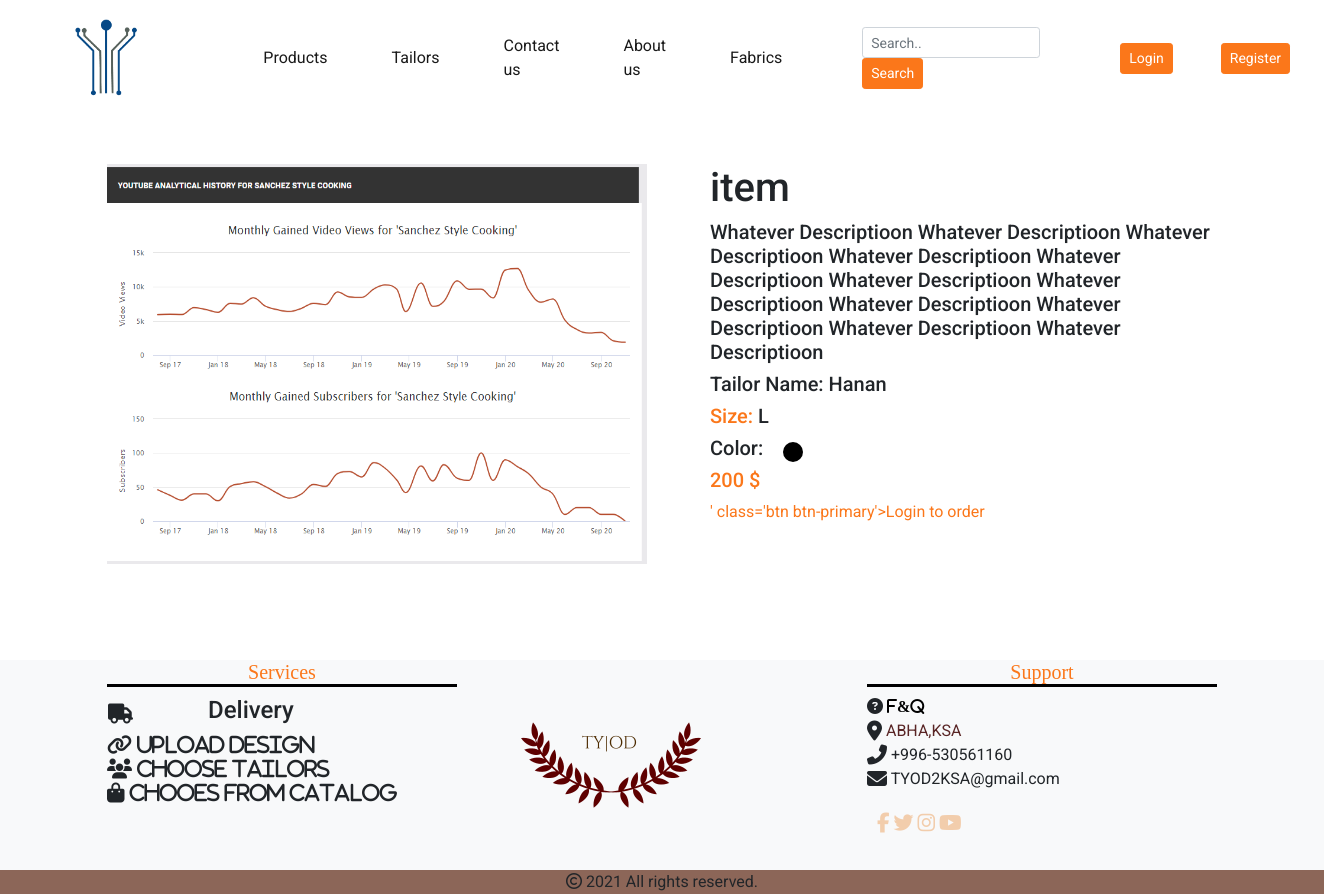
The page /product.php?id=113 on the database its author committed.
### tables this page shows
CREATE TABLE `premades` (
  `premade_id` int(11) NOT NULL,
  `premade_img` text DEFAULT NULL,
  `premade_price` decimal(10,0) DEFAULT NULL,
  `premade_size` varchar(255) NOT NULL,
  `premade_color` varchar(255) NOT NULL,
  `premade_name` varchar(255) NOT NULL,
  `premade_description` text NOT NULL,
  `premade_tailor_name` varchar(255) NOT NULL,
  `tailor_id` int(11) NOT NULL
);

### product.php (the view)
<?php include 'header.php';
if (isset($_GET['id'])) {
    $productID = $_GET['id'];
    $query = "SELECT * FROM premades WHERE premade_id=$productID;";
    $productResult = mysqli_query($conn, $query);
    $image = '';
    $price = '';
    $size = '';
    $name = '';
    $desc = '';
    $color = '';
    $tailorID = '';
    while ($row = mysqli_fetch_assoc($productResult)) {
        $image = $row['premade_img'];
        $price = $row['premade_price'];
        $size = $row['premade_size'];
        $name = $row['premade_name'];
        $desc = $row['premade_description'];
        $tname = $row['premade_tailor_name'];
        $color = $row['premade_color'];
        $tailorID = $row['tailor_id'];
    }
} else {
    header('Location:./index.php');
}
?>
<div class="container" style="min-height: 68vh">
  <div class="row py-5">
    <div class="col-md-6 col-xs-12">
      <img class="image-fluid" src="./images/<?php echo "$image" ?>" alt="" style="height: 400px; width:100%;">
    </div>
    <div class="col-md-6 col-xs-12 pl-5">
      <h1><?php echo "$name" ?></h1>
      <h2><?php echo "$desc" ?></h2>
      <h2>Tailor Name: <?php echo "$tname" ?></h2>
      <h2><span class="text-primary">Size:</span> <?php echo "$size" ?></h2>
      <div class='d-flex align-items-center'>
        <h2>Color:
        </h2>
        <div
          style="width:20px;height:20px;background-color:<?php echo "$color"; ?>;border-radius:50%;margin-left:20px;">
        </div>
      </div>
      <h2 class="text-primary"><?php echo "$price" ?> $</h2>
      <?php
if (!isset($_SESSION['login'])) {
    echo "<div><a href='./login.php'?>' class='btn btn-primary'>Login to order</a>
    </div>";
    } else if ($_SESSION['user_type'] !== 'tailor') {
    echo "<div>
      <form method='POST' action='./actions/add_item_cart.api.php'>
        <div class='form-group mt-4'>
          <div>
            <label for=' qty'>Quantity</label>
          </div>
          <input class='form-control' type='number' name='tailor_id' id='tailor_id' hidden value='$tailorID' />
          <input type='number' name='product_id' id='product_id' hidden value='$productID' />
          <div class='form-group'>
            <input type='number' name='qty' id='qty' class='w-100' required />
          </div>
          <div>
            <input class='btn btn-primary btn-sm w-100' type='submit' name='submit' id='submit' value='Submit'
              class='w-100' />
          </div>
        </div>
      </form>
    </div>";
    }
    ?>
  </div>
</div>
</div>
<?php include './footer.php';?>

### css/style.css (style rules this page uses)
body { font-family: 'Roboto', sans-serif; background-color: #fff; }
h1, h2, h3, h4, h5, h6, .h1, .h2, .h3, .h4, .h5, .h6 { font-family: 'Roboto', sans-serif; }
a { -webkit-transition: 0.3s all ease; -o-transition: 0.3s all ease; transition: 0.3s all ease; }
h2 { font-size: 20px; }

### header.php (style rules this page uses)
* { scroll-behavior: smooth; }

### rows shown on the page
premades: premade_img (picture), premade_name "item", premade_description "Whatever Descriptioon Whatever Descriptioon Whatever Descriptioon Whatever Descriptioon Whatever Descriptioon Whatever Descriptioon Whatever Descriptioon Whatever Descriptioon Whatever Descriptioon Whatever Descriptioon Whatever Descriptioon", premade_tailor_name "Hanan", premade_size "L", premade_price "200"
